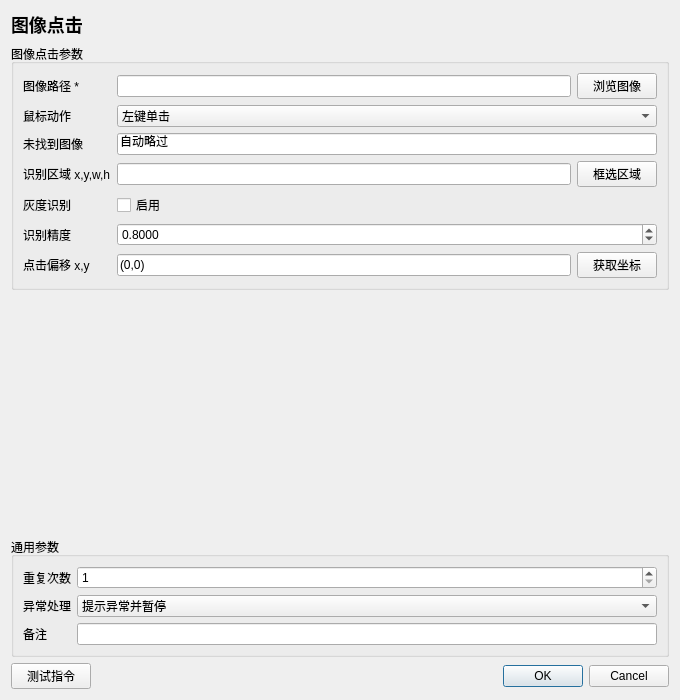
<?xml version="1.0" encoding="UTF-8"?>
<ui version="4.0"><class>InstructionEditor</class><widget class="QDialog" name="InstructionEditor">
<property name="geometry"><rect><x>0</x><y>0</y><width>680</width><height>700</height></rect></property><property name="minimumSize"><size><width>560</width><height>480</height></size></property><property name="windowTitle"><string>图像点击</string></property>
<layout class="QVBoxLayout" name="rootLayout">
<item><widget class="QLabel" name="titleLabel"><property name="text"><string>图像点击</string></property><property name="styleSheet"><string>font-size: 18px; font-weight: 600;</string></property></widget></item>
<item><widget class="QGroupBox" name="parameterGroupBox"><property name="title"><string>图像点击参数</string></property><layout class="QFormLayout" name="parameterFormLayout"><item row="0" column="0"><widget class="QLabel" name="parameterLabel_0"><property name="text"><string>图像路径 *</string></property></widget></item><item row="0" column="1"><widget class="QWidget" name="parameterContainer_0" native="true"><layout class="QHBoxLayout" name="parameterLayout_0"><property name="leftMargin"><number>0</number></property><property name="topMargin"><number>0</number></property><property name="rightMargin"><number>0</number></property><property name="bottomMargin"><number>0</number></property><item><widget class="QLineEdit" name="parameter_0"><property name="text"><string></string></property></widget></item><item><widget class="QPushButton" name="auxiliary_0"><property name="text"><string>浏览图像</string></property></widget></item></layout></widget></item>
<item row="1" column="0"><widget class="QLabel" name="parameterLabel_1"><property name="text"><string>鼠标动作</string></property></widget></item><item row="1" column="1"><widget class="QComboBox" name="parameter_1"><item><property name="text"><string>左键单击</string></property></item><item><property name="text"><string>左键双击</string></property></item><item><property name="text"><string>左键三击</string></property></item><item><property name="text"><string>右键单击</string></property></item><item><property name="text"><string>右键双击</string></property></item><item><property name="text"><string>仅移动鼠标</string></property></item><item><property name="text"><string>无操作</string></property></item><property name="currentIndex"><number>0</number></property></widget></item>
<item row="2" column="0"><widget class="QLabel" name="parameterLabel_2"><property name="text"><string>未找到图像</string></property></widget></item><item row="2" column="1"><widget class="QLineEdit" name="parameter_2"><property name="text"><string>自动略过</string></property></widget></item>
<item row="3" column="0"><widget class="QLabel" name="parameterLabel_3"><property name="text"><string>识别区域 x,y,w,h</string></property></widget></item><item row="3" column="1"><widget class="QWidget" name="parameterContainer_3" native="true"><layout class="QHBoxLayout" name="parameterLayout_3"><property name="leftMargin"><number>0</number></property><property name="topMargin"><number>0</number></property><property name="rightMargin"><number>0</number></property><property name="bottomMargin"><number>0</number></property><item><widget class="QLineEdit" name="parameter_3"><property name="text"><string></string></property></widget></item><item><widget class="QPushButton" name="auxiliary_3"><property name="text"><string>框选区域</string></property></widget></item></layout></widget></item>
<item row="4" column="0"><widget class="QLabel" name="parameterLabel_4"><property name="text"><string>灰度识别</string></property></widget></item><item row="4" column="1"><widget class="QCheckBox" name="parameter_4"><property name="checked"><bool>false</bool></property><property name="text"><string>启用</string></property></widget></item>
<item row="5" column="0"><widget class="QLabel" name="parameterLabel_5"><property name="text"><string>识别精度</string></property></widget></item><item row="5" column="1"><widget class="QDoubleSpinBox" name="parameter_5"><property name="decimals"><number>4</number></property><property name="minimum"><double>0.010000</double></property><property name="maximum"><double>1.000000</double></property><property name="value"><double>0.800000</double></property></widget></item>
<item row="6" column="0"><widget class="QLabel" name="parameterLabel_6"><property name="text"><string>点击偏移 x,y</string></property></widget></item><item row="6" column="1"><widget class="QWidget" name="parameterContainer_6" native="true"><layout class="QHBoxLayout" name="parameterLayout_6"><property name="leftMargin"><number>0</number></property><property name="topMargin"><number>0</number></property><property name="rightMargin"><number>0</number></property><property name="bottomMargin"><number>0</number></property><item><widget class="QLineEdit" name="parameter_6"><property name="text"><string>(0,0)</string></property></widget></item><item><widget class="QPushButton" name="auxiliary_6"><property name="text"><string>获取坐标</string></property></widget></item></layout></widget></item></layout></widget></item>
<item><spacer name="verticalSpacer"><property name="orientation"><enum>Qt::Vertical</enum></property><property name="sizeHint" stdset="0"><size><width>20</width><height>20</height></size></property></spacer></item>
<item><widget class="QGroupBox" name="commonGroupBox"><property name="title"><string>通用参数</string></property><layout class="QFormLayout" name="commonFormLayout">
<item row="0" column="0"><widget class="QLabel" name="repeatLabel"><property name="text"><string>重复次数</string></property></widget></item><item row="0" column="1"><widget class="QSpinBox" name="repeatSpinBox"><property name="minimum"><number>1</number></property><property name="maximum"><number>999999</number></property><property name="value"><number>1</number></property></widget></item>
<item row="1" column="0"><widget class="QLabel" name="errorPolicyLabel"><property name="text"><string>异常处理</string></property></widget></item><item row="1" column="1"><widget class="QComboBox" name="errorPolicyComboBox"><item><property name="text"><string>自动跳过</string></property></item><item><property name="text"><string>提示异常并暂停</string></property></item><item><property name="text"><string>提示异常并停止</string></property></item><property name="currentIndex"><number>1</number></property></widget></item>
<item row="2" column="0"><widget class="QLabel" name="noteLabel"><property name="text"><string>备注</string></property></widget></item><item row="2" column="1"><widget class="QLineEdit" name="noteEdit"/></item>
</layout></widget></item>
<item><layout class="QHBoxLayout" name="footerLayout"><item><widget class="QPushButton" name="testButton"><property name="text"><string>测试指令</string></property></widget></item><item><spacer name="footerSpacer"><property name="orientation"><enum>Qt::Horizontal</enum></property><property name="sizeHint" stdset="0"><size><width>40</width><height>20</height></size></property></spacer></item><item><widget class="QDialogButtonBox" name="buttonBox"><property name="standardButtons"><set>QDialogButtonBox::Cancel|QDialogButtonBox::Ok</set></property></widget></item></layout></item>
</layout></widget><resources/><connections/></ui>
